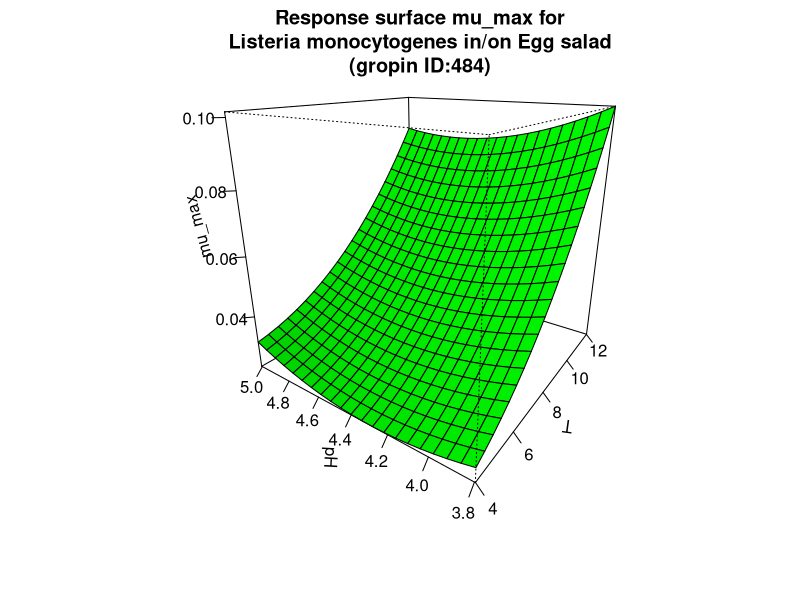

The R script that drew this image:
#############################
# start of Parameter script
#############################
T <- seq(3.996003996004,12.012,length.out=21)
pH <- seq(3.7962037962038,5.005,length.out=21)
#############################
# end of Parameter script
#############################
############################# 
# start of Model script Gropin ID 484 
#############################
 
# constant coefficients for this model
 
variables <- data.frame(T,pH)
argumentsPar <- expand.grid(variables)
 
# heart of the model
response_surface <- function(T,pH) {
   mumax <-0.3228-0.147*(pH)+0.0179*(pH^2)+0.0046*(T)+0.0007*(T^2)-0.0017*(pH*T)

return(mumax=mumax)
} 

# output parameters
mumax <- cbind(argumentsPar,response_surface(argumentsPar['T'],argumentsPar['pH']))
colnames(mumax) <- c(colnames(argumentsPar),'mumax')
#############################
# End of Model script
#############################
############################# 
# start of Visualisation script Gropin ID 484 
#############################
persp(T,pH,matrix(unlist(mumax$mumax),nrow=21),col = 'green',xlab='T',ylab='pH',zlab='mu_max',main='Response surface mu_max for
Listeria monocytogenes in/on Egg salad
(gropin ID:484)',theta=305,phi=20,shade=0.25,ticktype = 'detailed')
#############################
# End of Visualisation script
#############################
